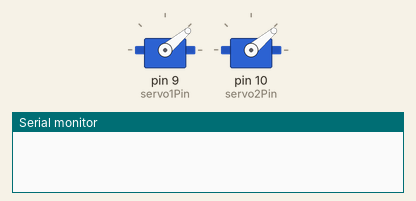
Simulated run of this sketch. Board: Arduino Uno, built with avr-gcc and run on an emulated ATmega328P. Parts: 2 × servo, the last lines printed to the serial monitor.

Above: at 0.05 s.
At 10.5 s:
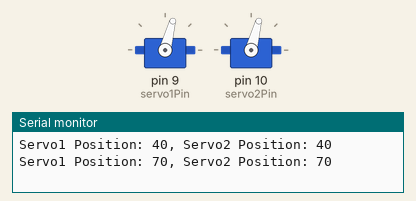
Timing chart, 0 to 14.3 s (numbered marks = the images above):
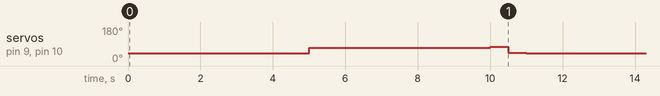

Measured:
- by itself, servo on pin 9 (servo1Pin), servo on pin 10 (servo2Pin): repeats every 11.0 s: 75° 0.50 s, 45° 0.50 s, 40° 5.0 s, 70° 5.0 s

The sketch:

testArduinoArm.ino
```cpp
#include <Servo.h>  // Include Servo library

Servo servo1;  // Define Servo 1 for the base
Servo servo2;  // Define Servo 2 for the arm joint

// Define the pins for the servos
const int servo1Pin = 9; // catcher
const int servo2Pin = 10;

void setup() {
  // Attach the servos to the defined pins
  servo1.attach(servo1Pin);
  servo2.attach(servo2Pin);

  Serial.begin(9600); // Start Serial Monitor
}

void loop() {
  // Move each servo from 0 to 180 degrees
  for (int pos = 40; pos <= 75; pos += 30) {
    servo1.write(pos);  // Move base
    servo2.write(pos);  // Move arm joint
    delay(5000);         // Wait for servo to reach position
    Serial.print("Servo1 Position: "); Serial.print(pos);
    Serial.print(", Servo2 Position: "); Serial.println(pos);
  }

  // Move each servo from 180 to 0 degrees
  for (int pos = 75; pos >= 40; pos -= 30) {
    servo1.write(pos);
    servo2.write(pos);
    delay(500);
    Serial.print("Servo1 Position: "); Serial.print(pos);
    Serial.print(", Servo2 Position: "); Serial.println(pos);
  }
}
```
